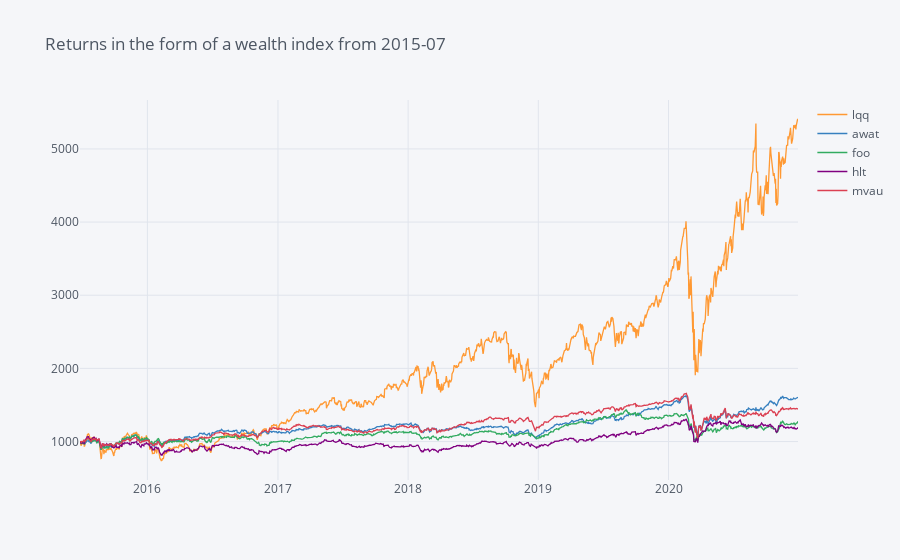

The cell this chart's notebook holds for it:
### Markdown cell above
#### Data preparation for further analyses and portfolio construction...

### Code cell
period_per_year, portfolio_comp_returns = get_clean_data(portfolio_raw_data, components='prices', period='daily')
fig = (1000*(1+portfolio_comp_returns).cumprod()).iplot(title='Returns in the form of a wealth index from 2015-07')

### Figure 1 — Plotly figure (JSON) as saved in the notebook; plotly's stock layout.template omitted (floating-point values rounded to 4 significant figures; data arrays with more than 128 entries replaced by an {"elided": "..."} marker saying what was removed)
{"data": [{"line": {"color": "rgba(255, 153, 51, 1.0)", "dash": "solid", "shape": "linear", "width": 1.3}, "mode": "lines", "name": "lqq", "text": "", "type": "scatter", "x": {"elided": "1425 str values"}, "y": {"elided": "1425 float values"}}, {"line": {"color": "rgba(55, 128, 191, 1.0)", "dash": "solid", "shape": "linear", "width": 1.3}, "mode": "lines", "name": "awat", "text": "", "type": "scatter", "x": {"elided": "1425 str values"}, "y": {"elided": "1425 float values"}}, {"line": {"color": "rgba(50, 171, 96, 1.0)", "dash": "solid", "shape": "linear", "width": 1.3}, "mode": "lines", "name": "foo", "text": "", "type": "scatter", "x": {"elided": "1425 str values"}, "y": {"elided": "1425 float values"}}, {"line": {"color": "rgba(128, 0, 128, 1.0)", "dash": "solid", "shape": "linear", "width": 1.3}, "mode": "lines", "name": "hlt", "text": "", "type": "scatter", "x": {"elided": "1425 str values"}, "y": {"elided": "1425 float values"}}, {"line": {"color": "rgba(219, 64, 82, 1.0)", "dash": "solid", "shape": "linear", "width": 1.3}, "mode": "lines", "name": "mvau", "text": "", "type": "scatter", "x": {"elided": "1425 str values"}, "y": {"elided": "1425 float values"}}], "layout": {"autosize": true, "legend": {"bgcolor": "#F5F6F9", "font": {"color": "#4D5663"}}, "paper_bgcolor": "#F5F6F9", "plot_bgcolor": "#F5F6F9", "title": {"font": {"color": "#4D5663"}, "text": "Returns in the form of a wealth index from 2015-07"}, "xaxis": {"autorange": true, "gridcolor": "#E1E5ED", "range": ["2015-06-26", "2020-12-29"], "showgrid": true, "tickfont": {"color": "#4D5663"}, "title": {"font": {"color": "#4D5663"}, "text": ""}, "type": "date", "zerolinecolor": "#E1E5ED"}, "yaxis": {"autorange": true, "gridcolor": "#E1E5ED", "range": [474.6, 5669.0], "showgrid": true, "tickfont": {"color": "#4D5663"}, "title": {"font": {"color": "#4D5663"}, "text": ""}, "type": "linear", "zerolinecolor": "#E1E5ED"}}}
